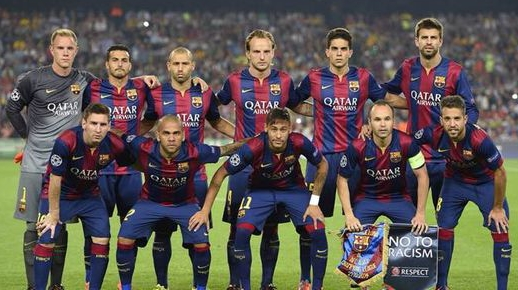
%> input picture 11-matlab-projects/image-processing/codes-figures/Faces/test.jpg, 518 x 290 px
$ octave chapter4_3a.m   (GNU Octave 9; MATLAB toolbox functions it lacks are replaced by stand-ins)
%> lines starting %> are read from the running program, lines starting %| are printed output that depends on the picture; in (x1, y1, x2, y2) boxes, pixels count from 0 and x2, y2 are one past the last pixel; in counts of white or black regions, pixels touching at a corner belong together; the program's own positions count from 1
clear all,close all,clc;

load v1.mat;
v=v1;L=3;e=0.30;
pace=10;
Face_size=28;
Faces=imread('test.jpg');
%> Faces is the input picture: size 290x518x3 uint8; mean R, G, B 93.4, 85.7, 80.9

Faces=imrotate(Faces,270);
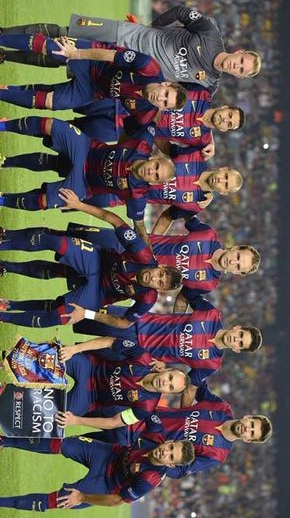
%> Faces: size 518x290x3 uint8; mean R, G, B 93.4, 85.7, 80.9; mean of the top-left, top-right, bottom-left and bottom-right quarters 81.9, 90.7, 85.7, 88.4
%Faces=imrotate(Faces,60);
%Faces=imrotate(Faces,120);

[width,len,dim]=size(Faces);
%> width = 518; len = 290; dim = 3
YNum=ceil((width-Face_size)/pace);
%> YNum = 49
XNum=ceil((len-Face_size)/pace);
%> XNum = 27
ys1=[];ys2=[];xs1=[];xs2=[];mark=[];
for i=1:YNum
    for j=1:XNum
        y1=(i-1)*pace+1;
        y2=(i-1)*pace+Face_size;
        x1=(j-1)*pace+1;
        x2=(j-1)*pace+Face_size;
        Block=Faces(y1:y2,x1:x2,:);
        u=ColorExc(L,Block);
        Sqr=sqrt(u.*v);
        d=1-sum(Sqr);
        if(d<e)
            ys1=[ys1,(i-1)*pace+1];
            ys2=[ys2,(i-1)*pace+Face_size];
            xs1=[xs1,(j-1)*pace+1];
            xs2=[xs2,(j-1)*pace+Face_size];
            mark=[mark,1];
        end
    end
end
%> after the loop, mark = 54 values from 1 to 1; xs1 = 54 values, max 241 at index 6, min 141 at index 9, mean 186; xs2 = 54 values, max 268 at index 6, min 168 at index 9, mean 213; ys1 = 54 values from 41 to 441; ys2 = 54 values from 68 to 468
LocNum=length(ys1);
%> LocNum = 54
for i=1:LocNum-1
    isinter=0;
    for j=i+1:LocNum
        a1=((ys1(j)-ys1(i))<(ys2(i)-ys1(i)));
        a2=((ys1(i)-ys1(j))<(ys2(j)-ys1(j)));
        a3=((xs1(j)-xs1(i))<(xs2(i)-xs1(i)));
        a4=((xs1(i)-xs1(j))<(xs2(j)-xs1(j)));
        if(a1&&a2&&a3&&a4)
            isinter=1;
            break;
        end
    end
    if(isinter)
        ys1(j)=min(ys1(i),ys1(j));
     	ys2(j)=max(ys2(i),ys2(j));
        xs1(j)=min(xs1(i),xs1(j));
      	xs2(j)=max(xs2(i),xs2(j));
    else
        mark(i)=0;
    end
end
%> after the loop, mark = 54 values, max 1 at index 1, min 0 at index 7, mean 0.815; xs1 = 54 values, max 231 at index 49, min 141 at index 9, mean 177.1; xs2 = 54 values, max 268 at index 6, min 168 at index 19, mean 217.1
mark(LocNum)=0;
for i=1:LocNum
    if(~mark(i))
        a=ys1(i);b=ys2(i);
        c=xs1(i);d=xs2(i);
        Faces(a,c:d,1)=255;Faces(a,c:d,2)=0;Faces(a,c:d,3)=0;
        Faces(b,c:d,1)=255;Faces(b,c:d,2)=0;Faces(b,c:d,3)=0;
       	Faces(a:b,c,1)=255;Faces(a:b,c,2)=0;Faces(a:b,c,3)=0;
        Faces(a:b,d,1)=255;Faces(a:b,d,2)=0;Faces(a:b,d,3)=0;
    end
end
%> this loop made 54 passes
%> (a, b, c, d) on passes 7, 14, 18, 22, 25, 31, 35, 38, 48, 52, 54: (41, 88, 211, 268), (71, 118, 141, 188), (101, 138, 201, 238), (151, 188, 141, 178), (171, 208, 201, 238), (241, 278, 211, 258), (261, 298, 141, 178), (321, 358, 211, 248), (361, 408, 141, 198), (411, 448, 231, 268), (441, 468, 151, 188)
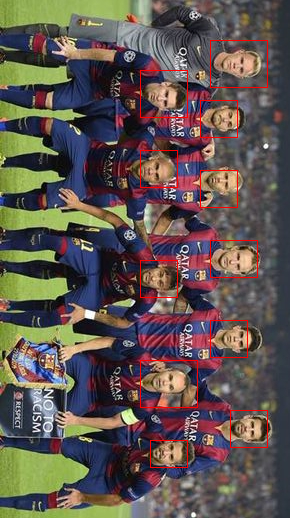
%> Faces: size 518x290x3 uint8; 1.19% of pixels changed, all inside (x1, y1, x2, y2) = (140, 40, 268, 468)
imshow(Faces);
imwrite(Faces,'./Faces_rotate/Faces_rotate90.bmp');
%imwrite(Faces,'./Faces_rotate/Faces_rotate60.bmp');
%imwrite(Faces,'./Faces_rotate/Faces_rotate120.bmp');
